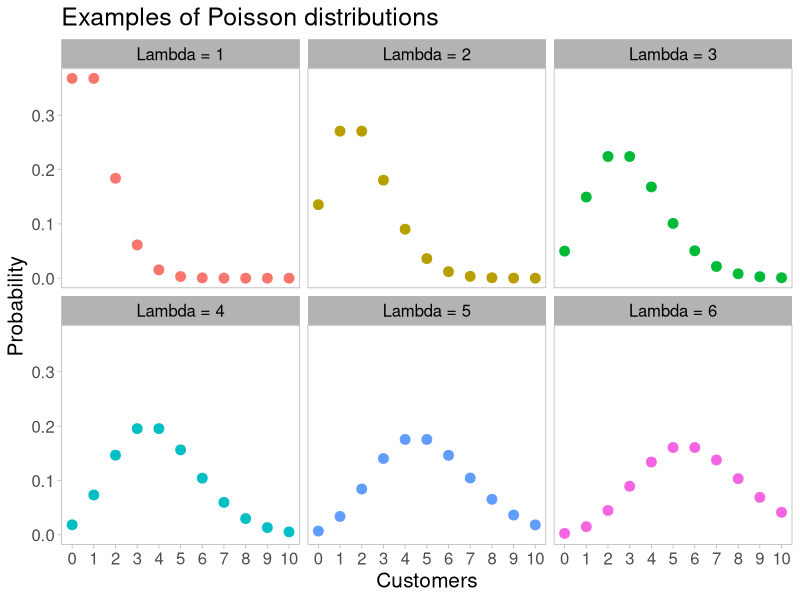

Recreate this plot in R.
## ---- chunk 1
library(data.table)
library(ggplot2)
theme_set(theme_light())
## ---- chunk 2

poisson_plot = data.table(x = 0:10)
poisson_plot =poisson_plot[, list(x=rep(x,each=6), lambda= 1:6)]
poisson_plot[, Probability := dpois(x, lambda)]

ggplot(poisson_plot, aes(x, Probability, color = factor(lambda))) +
  geom_point(size = 3) +
  scale_color_discrete(guide = F) +
  scale_x_continuous(breaks = 0:10) +
  facet_wrap(paste0("Lambda = ",lambda) ~ .) +
  labs(x = "Customers", title = "Examples of Poisson distributions") +
  theme(panel.grid.major = element_blank(),
        panel.grid.minor = element_blank(),
        strip.text = element_text(colour = 'black'),
        text = element_text(size=15))

